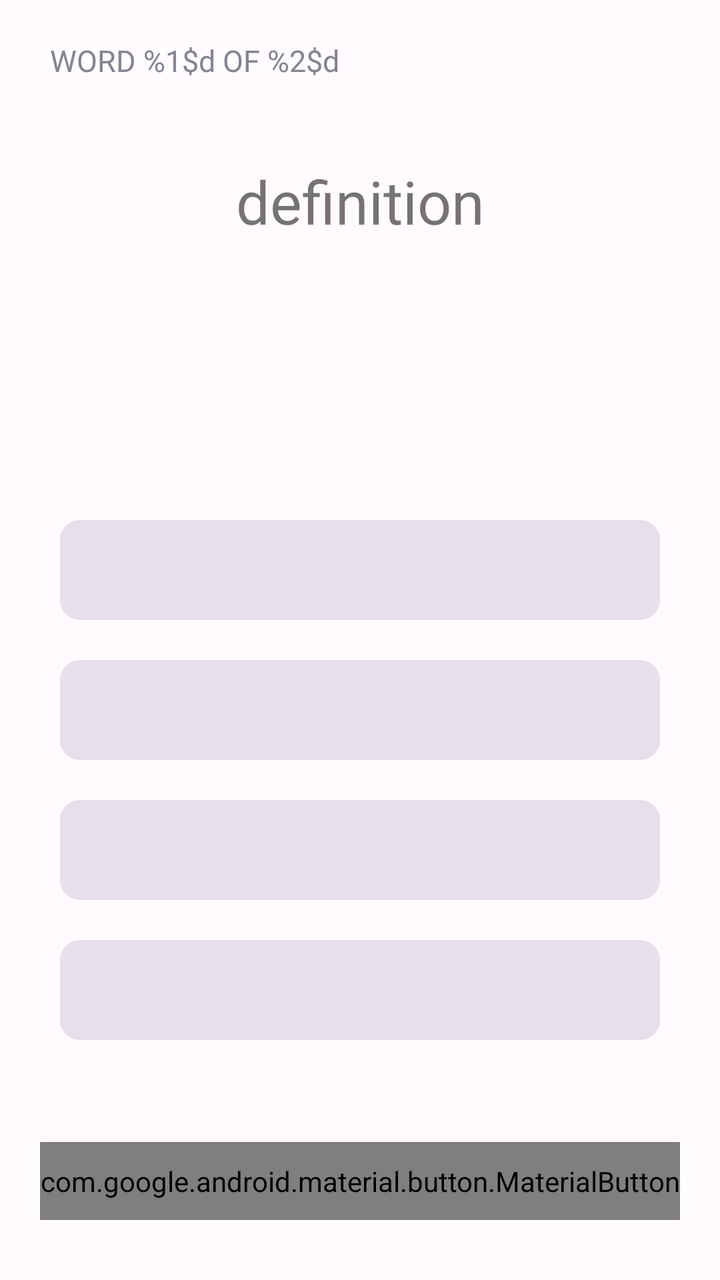
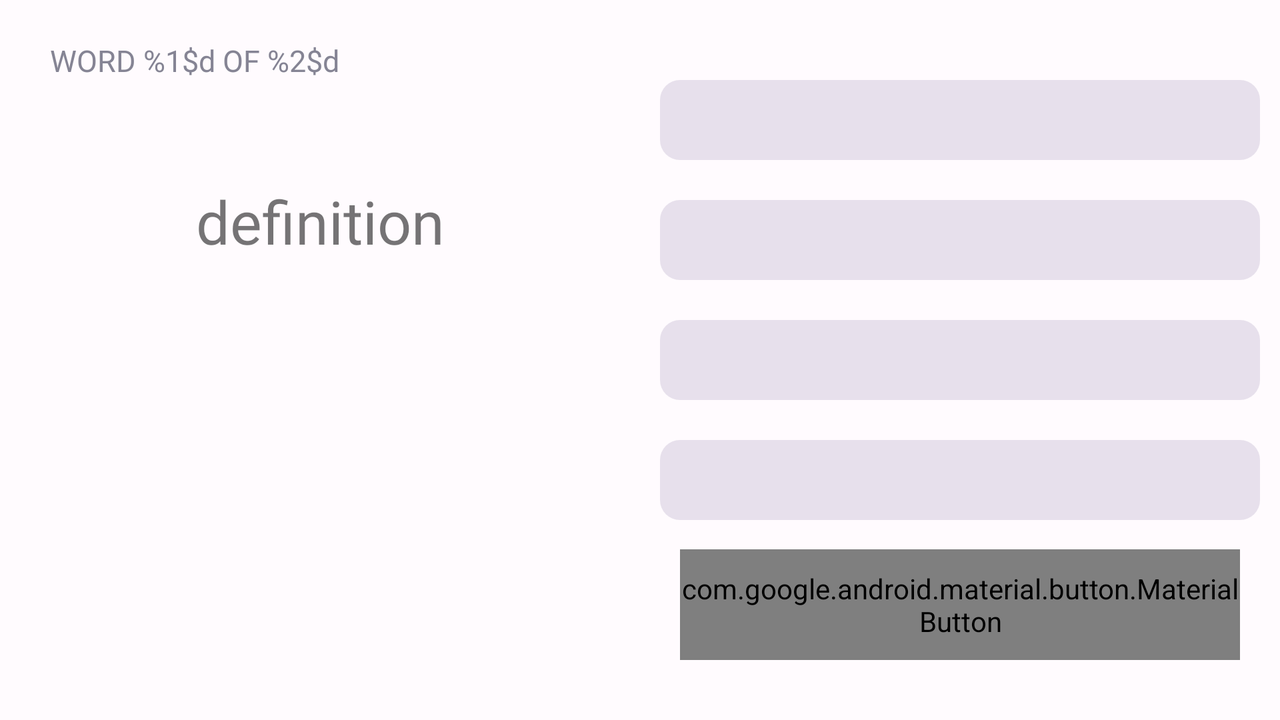

An Android layout and its configuration variant, each rendered on a device that would load it. The default file and the variant file are quoted in full after the pictures.
<!-- AndroidManifest.xml: application theme Theme.WordsUp -->
<!-- res/layout/fragment_quiz_play.xml -->
<?xml version="1.0" encoding="utf-8"?>
<FrameLayout xmlns:android="http://schemas.android.com/apk/res/android"
    xmlns:app="http://schemas.android.com/apk/res-auto"
    xmlns:tools="http://schemas.android.com/tools"
    android:layout_width="match_parent"
    android:layout_height="match_parent"
    android:background="@color/background"
    tools:context=".fragments.QuizPlayFragment">

    <RelativeLayout
        android:layout_width="match_parent"
        android:layout_height="match_parent">

        <TextView
            android:id="@+id/word_number_textview"
            android:layout_width="match_parent"
            android:layout_height="wrap_content"
            android:fontFamily="@font/roboto_medium"
            android:paddingLeft="25dp"
            android:paddingTop="20dp"
            android:text="@string/word_number"
            android:textColor="@color/gray_text"
            android:textSize="15sp" />

        <TextView
            android:id="@+id/word_definition_textview"
            android:layout_width="match_parent"
            android:layout_height="wrap_content"
            android:layout_below="@+id/word_number_textview"
            android:layout_marginHorizontal="15sp"
            android:layout_marginTop="40dp"
            android:fontFamily="@font/roboto_medium"
            android:text="definition"
            android:textAlignment="center"
            android:textSize="30dp" />


        <RelativeLayout
            android:layout_width="wrap_content"
            android:layout_height="wrap_content"
            android:layout_alignParentBottom="true"
            android:layout_centerHorizontal="true"
            android:layout_marginBottom="120dp">

            <androidx.constraintlayout.widget.ConstraintLayout
                android:id="@+id/word1"
                android:layout_width="300dp"
                android:layout_height="50dp"
                android:layout_centerHorizontal="true"
                android:background="@drawable/rounded_border_word">

                <TextView
                    android:id="@+id/word1_textview"
                    android:layout_width="match_parent"
                    android:layout_height="match_parent"
                    android:fontFamily="@font/roboto_regular"
                    android:gravity="center_vertical"
                    android:textSize="16dp" />

                <ImageView
                    android:id="@+id/word1_checkmark"
                    android:layout_width="wrap_content"
                    android:layout_height="wrap_content"
                    app:layout_constraintBottom_toBottomOf="parent"
                    app:layout_constraintEnd_toEndOf="parent"
                    app:layout_constraintTop_toTopOf="parent" />
            </androidx.constraintlayout.widget.ConstraintLayout>

            <androidx.constraintlayout.widget.ConstraintLayout
                android:id="@+id/word2"
                android:layout_width="300dp"
                android:layout_height="50dp"
                android:layout_below="@+id/word1"
                android:layout_centerHorizontal="true"
                android:layout_marginTop="20dp"
                android:background="@drawable/rounded_border_word">

                <TextView
                    android:id="@+id/word2_textview"
                    android:layout_width="match_parent"
                    android:layout_height="match_parent"
                    android:fontFamily="@font/roboto_regular"
                    android:gravity="center_vertical"
                    android:textSize="16dp" />

                <ImageView
                    android:id="@+id/word2_checkmark"
                    android:layout_width="wrap_content"
                    android:layout_height="wrap_content"
                    app:layout_constraintBottom_toBottomOf="parent"
                    app:layout_constraintEnd_toEndOf="parent"
                    app:layout_constraintTop_toTopOf="parent" />
            </androidx.constraintlayout.widget.ConstraintLayout>

            <androidx.constraintlayout.widget.ConstraintLayout
                android:id="@+id/word3"
                android:layout_width="300dp"
                android:layout_height="50dp"
                android:layout_below="@+id/word2"
                android:layout_centerHorizontal="true"
                android:layout_marginTop="20dp"
                android:background="@drawable/rounded_border_word">

                <TextView
                    android:id="@+id/word3_textview"
                    android:layout_width="match_parent"
                    android:layout_height="match_parent"
                    android:fontFamily="@font/roboto_regular"
                    android:gravity="center_vertical"
                    android:textSize="16dp" />

                <ImageView
                    android:id="@+id/word3_checkmark"
                    android:layout_width="wrap_content"
                    android:layout_height="wrap_content"
                    app:layout_constraintBottom_toBottomOf="parent"
                    app:layout_constraintEnd_toEndOf="parent"
                    app:layout_constraintTop_toTopOf="parent" />
            </androidx.constraintlayout.widget.ConstraintLayout>

            <androidx.constraintlayout.widget.ConstraintLayout
                android:id="@+id/word4"
                android:layout_width="300dp"
                android:layout_height="50dp"
                android:layout_below="@+id/word3"
                android:layout_centerHorizontal="true"
                android:layout_marginTop="20dp"
                android:background="@drawable/rounded_border_word">

                <TextView
                    android:id="@+id/word4_textview"
                    android:layout_width="match_parent"
                    android:layout_height="match_parent"
                    android:fontFamily="@font/roboto_regular"
                    android:gravity="center_vertical"
                    android:textSize="16dp" />

                <ImageView
                    android:id="@+id/word4_checkmark"
                    android:layout_width="wrap_content"
                    android:layout_height="wrap_content"
                    app:layout_constraintBottom_toBottomOf="parent"
                    app:layout_constraintEnd_toEndOf="parent"
                    app:layout_constraintTop_toTopOf="parent" />
            </androidx.constraintlayout.widget.ConstraintLayout>


        </RelativeLayout>

        <com.google.android.material.button.MaterialButton
            android:id="@+id/nextButton"
            android:layout_width="match_parent"
            android:layout_height="wrap_content"
            android:layout_alignParentBottom="true"
            android:layout_marginHorizontal="20dp"
            android:layout_marginBottom="30dp"
            android:background="@drawable/rounded_border_word"
            android:text="Next" />


    </RelativeLayout>


</FrameLayout>
<!-- resources referenced by this layout -->
<resources>
  <color name="background">#FFFBFE</color>
  <color name="gray_text">#858494</color>
  <!-- drawable rounded_border_word (drawable) -->
  <?xml version="1.0" encoding="utf-8"?>
  <shape xmlns:android="http://schemas.android.com/apk/res/android"
      android:shape="rectangle">
      <solid
          android:color="@color/surfaceColor"/>
  
      <corners android:radius="10dp"/>
      <padding
          android:left="20dp"
          android:top="10dp"
          android:right="20dp"
          android:bottom="10dp" >
      </padding>
  
  
  </shape>
  <string name="word_number">WORD %1$d OF %2$d</string>
  <style name="Theme.WordsUp" parent="android:Theme.Material.Light.NoActionBar" />
  <color name="surfaceColor">#E7E0EC</color>
</resources>
<!-- res/layout-land/fragment_quiz_play.xml (the repository's variant of the layout above) -->
<!-- drawn on the phone turned sideways -->
<?xml version="1.0" encoding="utf-8"?>
<FrameLayout xmlns:android="http://schemas.android.com/apk/res/android"
    xmlns:app="http://schemas.android.com/apk/res-auto"
    xmlns:tools="http://schemas.android.com/tools"
    android:layout_width="match_parent"
    android:layout_height="match_parent"
    android:background="@color/background"
    tools:context=".fragments.QuizPlayFragment">

    <LinearLayout
        android:layout_width="match_parent"
        android:layout_height="match_parent"
        android:background="@color/background"
        android:orientation="horizontal">

        
        <RelativeLayout
            android:layout_width="0dp"
            android:layout_height="match_parent"
            android:layout_weight="1">

            <TextView
                android:id="@+id/word_number_textview"
                android:layout_width="match_parent"
                android:layout_height="wrap_content"
                android:fontFamily="@font/roboto_medium"
                android:paddingLeft="25dp"
                android:paddingTop="20dp"
                android:text="@string/word_number"
                android:textColor="@color/gray_text"
                android:textSize="15sp" />

            <TextView
                android:id="@+id/word_definition_textview"
                android:layout_width="match_parent"
                android:layout_height="wrap_content"
                android:layout_below="@+id/word_number_textview"
                android:layout_marginHorizontal="15dp"
                android:layout_marginTop="50sp"
                android:fontFamily="@font/roboto_medium"
                android:text="definition"
                android:textAlignment="center"
                android:textSize="30dp" />

        </RelativeLayout>

        
        <RelativeLayout
            android:layout_width="0dp"
            android:layout_height="match_parent"
            android:layout_marginTop="15sp"
            android:layout_weight="1">

            <RelativeLayout
                android:layout_width="wrap_content"
                android:layout_height="wrap_content"
                android:layout_alignParentBottom="true"
                android:layout_centerHorizontal="true"
                android:layout_marginBottom="100dp">

                <androidx.constraintlayout.widget.ConstraintLayout
                    android:id="@+id/word1"
                    android:layout_width="300dp"
                    android:layout_height="40dp"
                    android:layout_centerHorizontal="true"
                    android:background="@drawable/rounded_border_word">

                    <TextView
                        android:id="@+id/word1_textview"
                        android:layout_width="match_parent"
                        android:layout_height="match_parent"
                        android:fontFamily="@font/roboto_regular"
                        android:gravity="center_vertical"
                        android:textSize="16dp" />

                    <ImageView
                        android:id="@+id/word1_checkmark"
                        android:layout_width="wrap_content"
                        android:layout_height="wrap_content"
                        app:layout_constraintBottom_toBottomOf="parent"
                        app:layout_constraintEnd_toEndOf="parent"
                        app:layout_constraintTop_toTopOf="parent"
                        android:contentDescription="TODO"
                        tools:ignore="ContentDescription" />
                </androidx.constraintlayout.widget.ConstraintLayout>

                <androidx.constraintlayout.widget.ConstraintLayout
                    android:id="@+id/word2"
                    android:layout_width="300dp"
                    android:layout_height="40dp"
                    android:layout_below="@+id/word1"
                    android:layout_centerHorizontal="true"
                    android:layout_marginTop="20dp"
                    android:background="@drawable/rounded_border_word">

                    <TextView
                        android:id="@+id/word2_textview"
                        android:layout_width="match_parent"
                        android:layout_height="match_parent"
                        android:fontFamily="@font/roboto_regular"
                        android:gravity="center_vertical"
                        android:textSize="16dp" />

                    <ImageView
                        android:id="@+id/word2_checkmark"
                        android:layout_width="wrap_content"
                        android:layout_height="wrap_content"
                        app:layout_constraintBottom_toBottomOf="parent"
                        app:layout_constraintEnd_toEndOf="parent"
                        app:layout_constraintTop_toTopOf="parent"
                        android:contentDescription="TODO"
                        tools:ignore="ContentDescription" />
                </androidx.constraintlayout.widget.ConstraintLayout>

                <androidx.constraintlayout.widget.ConstraintLayout
                    android:id="@+id/word3"
                    android:layout_width="300dp"
                    android:layout_height="40dp"
                    android:layout_below="@+id/word2"
                    android:layout_centerHorizontal="true"
                    android:layout_marginTop="20dp"
                    android:background="@drawable/rounded_border_word">

                    <TextView
                        android:id="@+id/word3_textview"
                        android:layout_width="match_parent"
                        android:layout_height="match_parent"
                        android:fontFamily="@font/roboto_regular"
                        android:gravity="center_vertical"
                        android:textSize="16dp" />

                    <ImageView
                        android:id="@+id/word3_checkmark"
                        android:layout_width="wrap_content"
                        android:layout_height="wrap_content"
                        app:layout_constraintBottom_toBottomOf="parent"
                        app:layout_constraintEnd_toEndOf="parent"
                        app:layout_constraintTop_toTopOf="parent"
                        android:contentDescription="TODO"
                        tools:ignore="ContentDescription" />
                </androidx.constraintlayout.widget.ConstraintLayout>

                <androidx.constraintlayout.widget.ConstraintLayout
                    android:id="@+id/word4"
                    android:layout_width="300dp"
                    android:layout_height="40dp"
                    android:layout_below="@+id/word3"
                    android:layout_centerHorizontal="true"
                    android:layout_marginTop="20dp"
                    android:background="@drawable/rounded_border_word">

                    <TextView
                        android:id="@+id/word4_textview"
                        android:layout_width="match_parent"
                        android:layout_height="match_parent"
                        android:fontFamily="@font/roboto_regular"
                        android:gravity="center_vertical"
                        android:textSize="16dp" />

                    <ImageView
                        android:id="@+id/word4_checkmark"
                        android:layout_width="wrap_content"
                        android:layout_height="wrap_content"
                        app:layout_constraintBottom_toBottomOf="parent"
                        app:layout_constraintEnd_toEndOf="parent"
                        app:layout_constraintTop_toTopOf="parent"
                        android:contentDescription="TODO"
                        tools:ignore="ContentDescription" />
                </androidx.constraintlayout.widget.ConstraintLayout>


            </RelativeLayout>

            <com.google.android.material.button.MaterialButton
                android:id="@+id/nextButton"
                android:layout_width="match_parent"
                android:layout_height="wrap_content"
                android:layout_alignParentBottom="true"
                android:layout_marginHorizontal="20dp"
                android:layout_marginBottom="30dp"
                android:background="@drawable/rounded_border_word"
                android:text="Next" />

        </RelativeLayout>

    </LinearLayout>


</FrameLayout>
